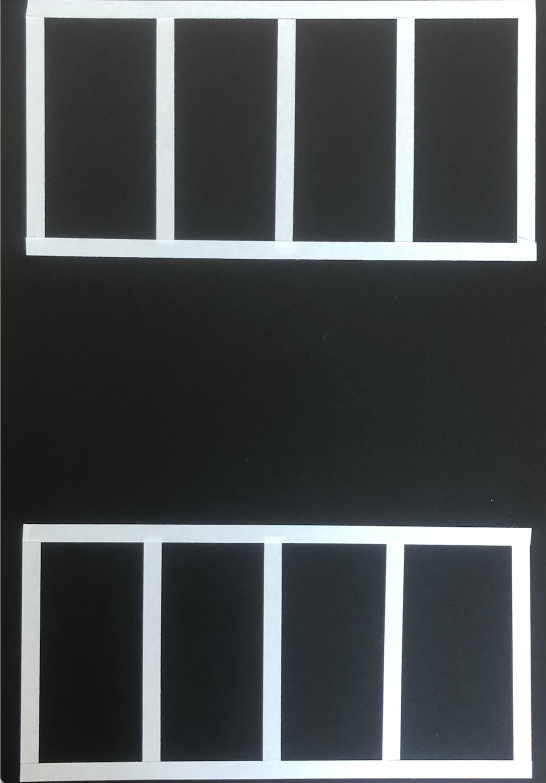
#> input picture 06. Lane Detection/parking.png, 1092 x 1566 px (shown at 1/2 size)
$ python name_card-edge-detection-perspective-transform.py
#> lines starting #> are read from the running program, lines starting #| are printed output that depends on the picture; after the words box and inside, x2 and y2 are one past the last pixel; in counts of white or black regions, pixels touching at a corner belong together; long printed decimals are rounded
#> further down, ori_img is the input picture: shape (1566, 1092, 3); mean B, G, R 81.8, 80.7, 76.7
# 영역 검출을 위한 영상 전처리 (명함 인식)
# https://snakehips.tistory.com/entry/Python-09%EC%A3%BC%EC%B0%A8-%EA%B3%BC%EC%A0%9C-%EC%98%81%EC%97%AD-%EA%B2%80%EC%B6%9C%EC%9D%84-%EC%9C%84%ED%95%9C-%EC%98%81%EC%83%81-%EC%A0%84%EC%B2%98%EB%A6%AC-%EB%AA%85%ED%95%A8-%EC%9D%B8%EC%8B%9D
# https://github.com/dora-the-nightowl/edge-detection/blob/main/edge-detection-perspective-transform.py

import numpy as np
import cv2
import random
from scipy.spatial import distance as dist

def wait():
    wait = cv2.waitKey(0)
#> (key Esc is pressed here)
    while (wait != 32):
        wait = cv2.waitKey(0)
#> (key Esc is pressed here)
        print(wait)


# [34 lines left out: functions mouse_handler, grab_cut, not called in this run]


#에지 검출 : 흑백 -> 가우시안블러링 -> 캐니
def edge_detection(img):
    gray = cv2.cvtColor(img, cv2.COLOR_BGR2GRAY)
    _, gray = cv2.threshold(gray, 120, 255, cv2.THRESH_TOZERO)
    gray = cv2.GaussianBlur(gray, (7, 7), 0)
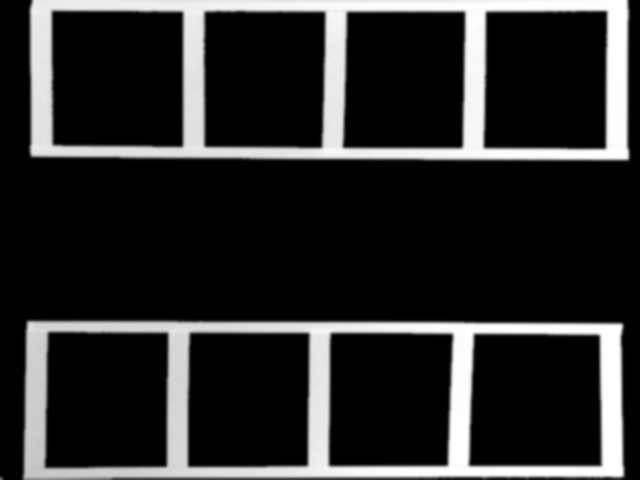
#> gray: shape (480, 640); min 0, max 255, mean 42.5
    gray = cv2.bilateralFilter(gray, 9, 75, 75)
    gray = cv2.edgePreservingFilter(gray, flags=1, sigma_s=45, sigma_r=0.2)
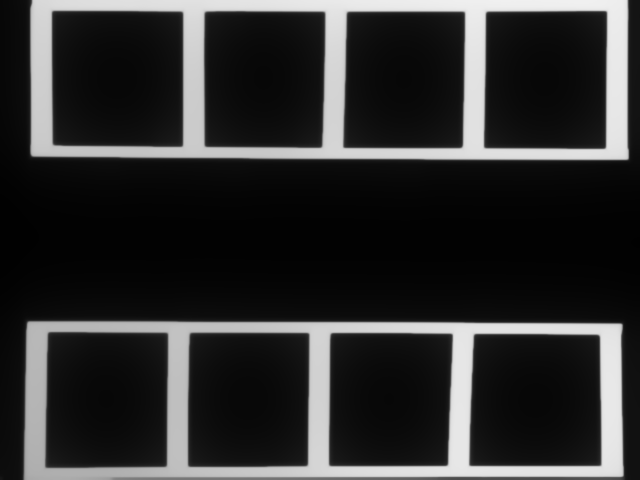
#> gray: shape (480, 640); min 1, max 240, mean 47.4

    edged = cv2.Canny(gray, 75, 200, True)
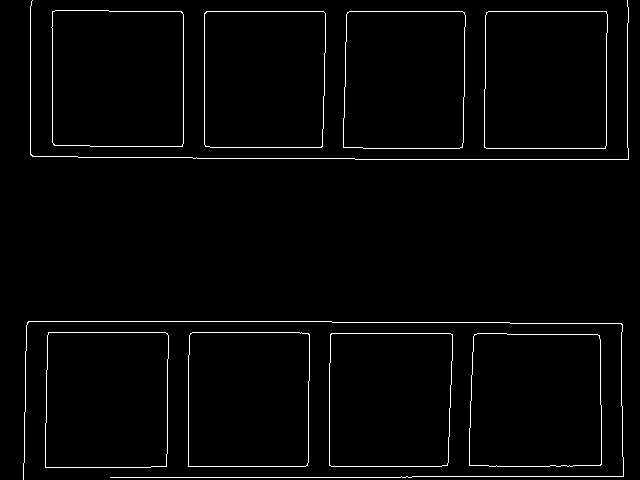
#> edged: shape (480, 640); 2.1% white in thin lines or dots
#> (key Enter is pressed here)
    #cv2.imshow("grayscale", gray)
    #wait()
    cv2.imshow("edged", edged)
    #wait()

    return edged


def contours(edge):
    global checkpnt
    #edged = edge_detection(resize_img)
    (cnts, _) = cv2.findContours(edge.copy(), cv2.RETR_LIST, cv2.CHAIN_APPROX_SIMPLE)  # 계층관계가 필요없기 때문에 contour만 추출
#> cnts = 18 contours, 2 with area under 20; largest, box (x1, y1, x2, y2) and area: (51, 10, 184, 147) 17694, (51, 10, 184, 147) 17690, (469, 333, 602, 467) 17096, (469, 333, 602, 467) 17092, (484, 11, 608, 149) 16646

    cnts = sorted(cnts, key = cv2.contourArea, reverse = True)[:5]  # contourArea : contour가 그린 면적
#> cnts = 5 contours; box (x1, y1, x2, y2) and area: (51, 10, 184, 147) 17694, (51, 10, 184, 147) 17690, (469, 333, 602, 467) 17096, (469, 333, 602, 467) 17092, (484, 11, 608, 149) 16646

    for i in cnts:
        peri = cv2.arcLength(i, True)  # contour가 그리는 길이 반환
        approx = cv2.approxPolyDP(i, 0.02 * peri, True)  # 길이에 2% 정도 오차를 둔다

        if len(approx) == 4:  # 도형을 근사해서 외곽의 꼭짓점이 4개라면 명암의 외곽으로 설정
            screenCnt = approx
            size = len(screenCnt)
            break
        if len(approx) != 4 and checkpnt == 0:  # 사각형이 그려지지 않는다면 grab_cut 실행
            size = 0
            checkpnt += 1
            grab_cut(resize_img)

        if len(approx) != 4 and checkpnt > 0:
            size = 0
#> this loop made 1 pass
#> (peri, screenCnt) on pass 1: (530.1, [[52, 11], [53, 144], [182, 146], [182, 12]])
#> after the loop, checkpnt = 0

    if (size > 0):
        # 2.A 원래 영상에 추출한 4 변을 각각 다른 색 선분으로 표시한다.
        cv2.line(resize_img, tuple(screenCnt[0][0]), tuple(screenCnt[size-1][0]), (255, 0, 0), 3)
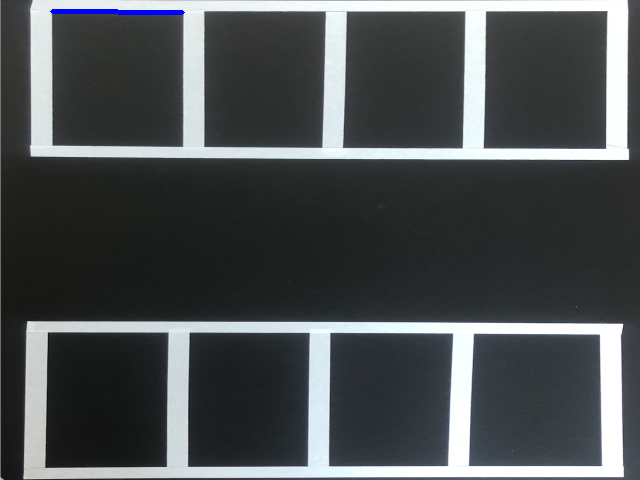
#> resize_img: shape (480, 640, 3); mean B, G, R 82, 80.4, 76.4
        for j in range(size-1):
            color = list(np.random.random(size=3) * 255)
            cv2.line(resize_img, tuple(screenCnt[j][0]), tuple(screenCnt[j+1][0]), color, 3)
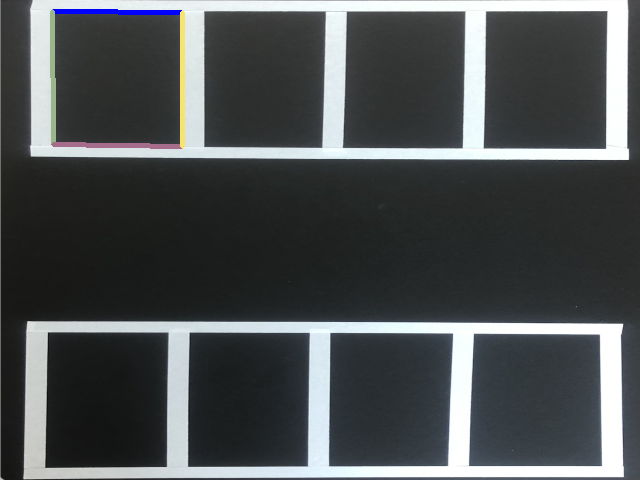
#> resize_img: shape (480, 640, 3); 0.65% of pixels changed, all inside (x1, y1, x2, y2) = (50, 9, 185, 149)

        #for i in screenCnt: #이렇게 하면 네 변을 다른 색으로 표현 불가능(네 변이 모두 다 똑같은 색으로 나온다.)
            #color = list(np.random.random(size=3) * 256)
            #cv2.drawContours(resize_img, [screenCnt], -1,color, 3)

        # 2.B 추출된 선분(좌, 우, 상, 하)의 기울기, y절편, 양끝점의 좌표를 각각 출력
        axis = np.zeros(4)

        # [5 lines of commented-out code are left out]

        axis[3] = (screenCnt[3][0][1] - screenCnt[0][0][1]) / (screenCnt[3][0][0] - screenCnt[0][0][0])
        for k in range(3):
            axis[k] = (screenCnt[k][0][1] - screenCnt[k+1][0][1]) / (screenCnt[k][0][0] - screenCnt[k+1][0][0])
#> after the loop, axis = [133, 0.0155, inf, 0.00769]

        left_axis = axis[0] #좌 기울기
#> left_axis = 133
        down_axis = axis[1] #하 기울기
#> down_axis = 0.0155
        right_axis = axis[2] #우 기울기
#> right_axis = inf
        upper_axis = axis[3] #상 기울기
#> upper_axis = 0.00769

        print("(2.B) 순서대로 좌, 우, 상, 하 선분의 기울기")
        print(left_axis, right_axis, upper_axis, down_axis)
#| 133.0 inf 0.007692 0.0155
        print("\n")

        # y = ax + b 에서 x = 0일때의 b가 y절편 / 기울기를 알고 두 좌표를 알 때의 방정식 : y - y1 = (y2 - y1)/(x2 - x1) * (x - x1)
        #좌 선분의 y절편
        #left_y - screenCnt[1][0][1] = left_axis * (left_x - screenCnt[1][0][0])
        #left_y = (left_axis * left_x) - (left_axis * screenCnt[1][0][0]) + screenCnt[1][0][1]
        #따라서 left_y = screenCnt[1][0][1] - (left_axis * screenCnt[1][0][0])
        left_y = screenCnt[1][0][1] - (left_axis * screenCnt[1][0][0]) #좌 y절편
#> left_y = -6905

        #우 선분의 y절편
        #right_y - screenCnt[3][0][1] = right_axis * (right_x - screenCnt[3][0][0])
        #right_y = (right_axis * right_x) - (right_axis * screenCnt[3][0][0]) + screenCnt[3][0][1]
        #따라서 right_y = screenCnt[3][0][1] - (right_axis * screenCnt[3][0][0])
        right_y = screenCnt[3][0][1] - (right_axis * screenCnt[3][0][0]) #우 y절편
#> right_y = -inf

        #상 선분의 y절편
        #upper_y - screenCnt[0][0][1] = upper_axis * (upper_x - screenCnt[0][0][0])
        #upper_y = (upper_axis * upper_x) - (upper_axis * screenCnt[0][0][0]) + screenCnt[0][0][1]
        #따라서 upper_y = screenCnt[0][0][1] - (upper_axis * screenCnt[0][0][0])
        upper_y = screenCnt[0][0][1] - (upper_axis * screenCnt[0][0][0]) #상 y절편
#> upper_y = 10.6

        #하 선분의 y절편
        #donw_y - screenCnt[2][0][1] = down_axis * (down_x - screenCnt[2][0][0])
        #down_y = (down_axis * down_x) - (down_axis * screenCnt[2][0][0]) + screenCnt[2][0][1]
        #따라서 down_y = screenCnt[2][0][1] - (down_axis * screenCnt[2][0][0])
        down_y = screenCnt[2][0][1] - (down_axis * screenCnt[2][0][0]) #하 y절편
#> down_y = 143.2

        print("(2.B) 순서대로 좌, 우, 상, 하 선분의 y절편")
        print(left_y, right_y, upper_y, down_y)
#| -6905.0 -inf 10.6 143.178
        print("\n")

        #양끝점의 좌표
        print("(2.B) 순서대로 좌, 우, 상, 하 선분의 양 끝점")
        print((screenCnt[0][0][0], screenCnt[0][0][1]), (screenCnt[1][0][0], screenCnt[1][0][1])) #좌 선분의 양 끝점
#| (52, 11) (53, 144)
        print((screenCnt[2][0][0], screenCnt[2][0][1]), (screenCnt[3][0][0], screenCnt[3][0][1])) #우 성분의 양 끝점
#| (182, 146) (182, 12)
        print((screenCnt[0][0][0], screenCnt[0][0][1]), (screenCnt[3][0][0], screenCnt[3][0][1])) #상 성분의 양 끝점
#| (52, 11) (182, 12)
        print((screenCnt[1][0][0], screenCnt[1][0][1]), (screenCnt[2][0][0], screenCnt[2][0][1])) #하 성분의 양 끝점
#| (53, 144) (182, 146)
        print("\n")

        # 3.B 네 꼭짓점을 각각 다른 색 점으로 표시한다.
        cv2.drawContours(resize_img, screenCnt, 0, (0, 0, 0), 15) #검
        cv2.drawContours(resize_img, screenCnt, 1, (255, 0, 0), 15) #파
        cv2.drawContours(resize_img, screenCnt, 2, (0, 255, 0), 15) #녹
        cv2.drawContours(resize_img, screenCnt, 3, (0, 0, 255), 15) #적
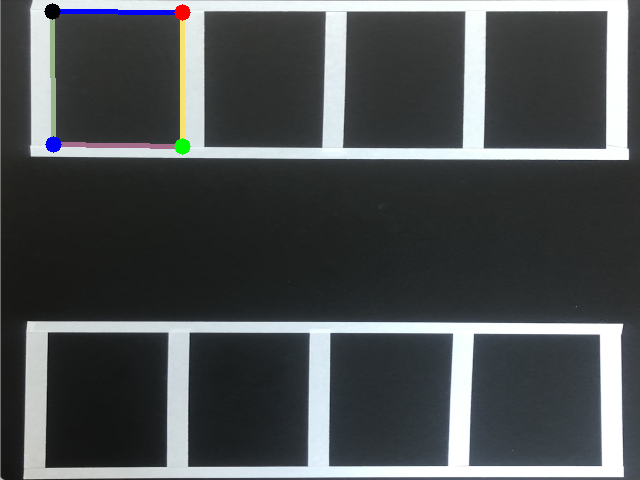
#> resize_img: shape (480, 640, 3); mean B, G, R 81.7, 80.4, 76.5

        cv2.imshow("With_Color_Image", resize_img)

        # 3.C  네 꼭지점(좌상, 좌하, 우상, 우하)의 좌표를 출력한다.
        vertex = solving_vertex(screenCnt.reshape(4,2))
        #(topLeft, bottomLeft, topRight, bottomRight) = vertex

        print("(3.C) 순서대로 좌상, 좌하, 우상, 우하의 꼭짓점 좌표")
        print(vertex)


# [78 lines left out: functions contoursGrab, order_dots, transformationGrab, not called in this run]


def solving_vertex(pts):
    points = np.zeros((4,2), dtype= "uint32") #x,y쌍이 4개 쌍이기 때문

    #원점 (0,0)은 맨 왼쪽 상단에 있으므로, x+y의 값이 제일 작으면 좌상의 꼭짓점 / x+y의 값이 제일 크면 우하의 꼭짓점
    s = pts.sum(axis = 1)
#> s = [63, 197, 328, 194]
    points[0] = pts[np.argmin(s)] #좌상
    points[3] = pts[np.argmax(s)] #우하

    #원점 (0,0)은 맨 왼쪽 상단에 있으므로, y-x의 값이 가장 작으면 우상의 꼭짓점 / y-x의 값이 가장 크면 좌하의 꼭짓점
    diff = np.diff(pts, axis = 1)
#> diff = [-41, 91, -36, -170]
#> in contours, `vertex = solving_vertex(screenCnt.reshape(4,2))`: vertex = [[52, 11], [53, 144], [182, 12], [182, 146]]
#| [[ 52  11]
#|  [ 53 144]
#|  [182  12]
#|  [182 146]]
    points[2] = pts[np.argmin(diff)] #우상
    points[1] = pts[np.argmax(diff)] #좌하

    src.append(points[0])
    src.append(points[1])
    src.append(points[2])
    src.append(points[3])

    return points


def transformation():
    #print(src)
    src_np = np.array(src, dtype=np.float32)
    #print(src_np)

    dst_np = np.array([
        [0, 0],
        [0, 480],
        [640, 0],
        [640, 480]
    ], dtype=np.float32)

    M = cv2.getPerspectiveTransform(src=src_np, dst=dst_np)
#> M = [[4.97, -0.0374, -258.2], [-0.0276, 3.59, -38.06], [5.93e-05, -5.84e-05, 1]]

    result = cv2.warpPerspective(resize_img, M=M, dsize=(640, 480))
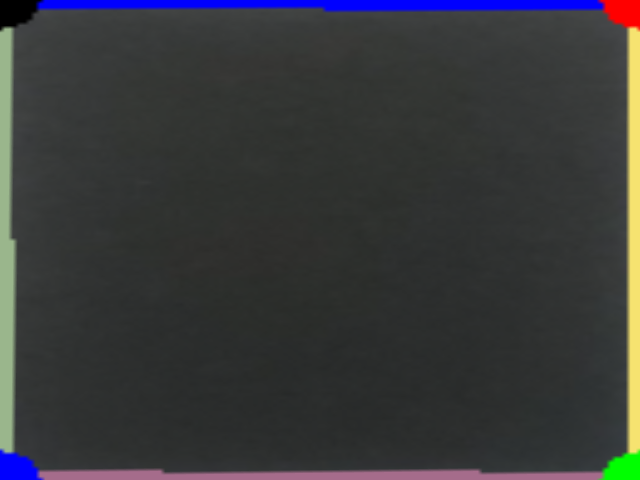
#> result: shape (480, 640, 3); mean B, G, R 58.3, 57, 55.7

    cv2.imshow("result", result)


class Point:
    def __init__(self, x, y):
        self.x = x
        self.y = y

    def __str__(self):
        return f"[{self.x} {self.y}]"


# y절편 구하기
# [23 lines left out: functions get_intercepts, get_slopes, not called in this run]


if __name__ == "__main__":
    filename = 'parking.png'
    ori_img = cv2.imread(filename)
    resize_img = cv2.resize(ori_img, dsize=(640, 480), interpolation=cv2.INTER_AREA)  # 원래 사진이 4000x3000 이라서 사이즈 조절하였음.

    global checkpnt
    global new_contour
    checkpnt = 0
    src = []  # 명함 영역 꼭지점의 좌표
    # [4 lines of commented-out code are left out]
    cv2.imshow('original_img', resize_img)
    wait()
    edged = edge_detection(resize_img)
    wait()
    contours(edged)
    wait()
    if checkpnt == 0:
        transformation()
        print("checkpoint : 0")
    else:
        pts = new_contour
        transformationGrab(resize_img, pts)
        dots = order_dots(pts)
        a, b, c, d = dots
        print("2-B	추출된 네변(선분), (즉, 좌, 우, 상, 하단 )의 기울기, y 절편, 양끝점의 좌표을 각각 출력할 것.\n")
        print("기울기 :")
        print(get_slopes(dots))
        print("\n")
        print("y절편 :")
        print(get_intercepts(dots))
        print("\n")
        print("양끝점 :")
        print(a, c)
        print(b, d)
        print(a, b)
        print(c, d)

        print("\n")
        print("3-C.	네 꼭지점(좌상, 좌하, 우상, 우하 코너)의 좌표를 출력한다")
        print(a)
        print(b)
        print(c)
        print(d)

    cv2.waitKey(0)

$ run again, with 06. Lane Detection/capture.png copied over 06. Lane Detection/parking.png
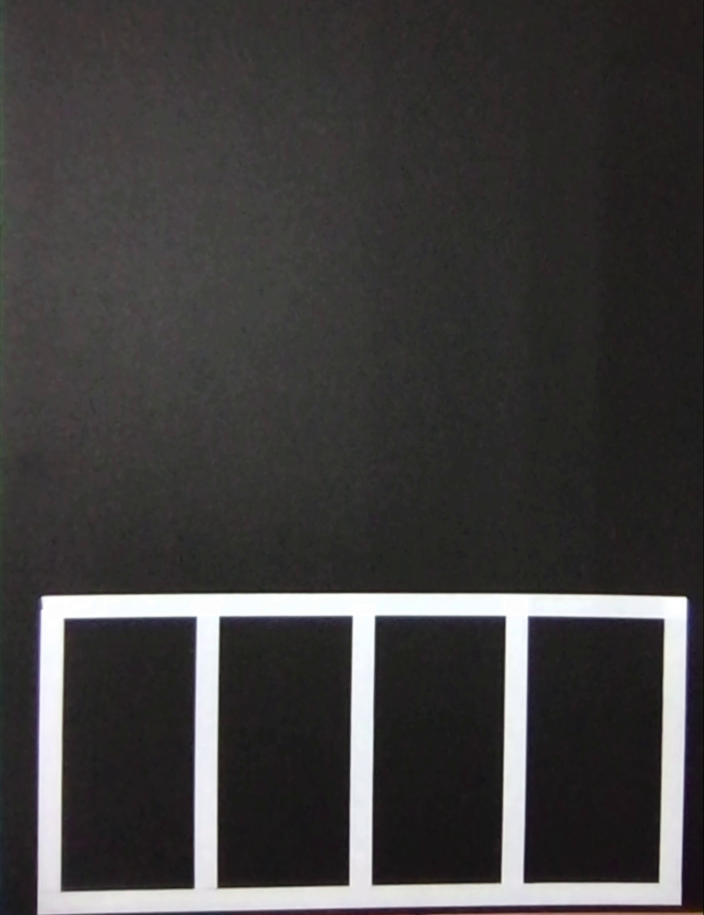
#> input picture 06. Lane Detection/capture.png, 1408 x 1830 px (shown at 1/2 size)
#> ori_img is the input picture: shape (1830, 1408, 3); mean B, G, R 61.2, 61.3, 63.3
#> edged: shape (480, 640); 1.1% white in thin lines or dots, all inside (x1, y1, x2, y2) = (34, 311, 625, 480)
#> in contours, `(cnts, _) = cv2.findContours(edge.copy(), cv2.RETR_LIST, cv2.CHAIN_APP..`: cnts = 9 contours, 1 with area under 20; largest, box (x1, y1, x2, y2) and area: (55, 323, 179, 468) 17372, (55, 323, 179, 468) 17368, (476, 323, 604, 464) 17307, (476, 323, 604, 464) 17305, (197, 323, 321, 467) 17212, (197, 323, 321, 467) 17206, (338, 322, 460, 465) 16814, (338, 322, 460, 465) 16810
#> in contours, `cnts = sorted(cnts, key = cv2.contourArea, reverse = True)[:5]`: cnts = 5 contours; box (x1, y1, x2, y2) and area: (55, 323, 179, 468) 17372, (55, 323, 179, 468) 17368, (476, 323, 604, 464) 17307, (476, 323, 604, 464) 17305, (197, 323, 321, 467) 17212
#> the loop in contours, `for i in cnts:` made 1 pass
#> (peri, screenCnt) on pass 1: (526.4, [[59, 325], [56, 467], [176, 465], [178, 325]])
#> after the loop in contours, `for i in cnts:`: checkpnt = 0
#> after the loop in contours, `for j in range(size-1):`:
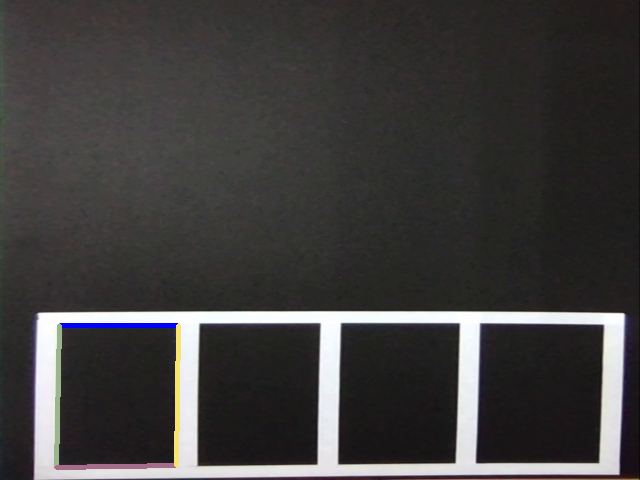
#> resize_img: shape (480, 640, 3); mean B, G, R 61.6, 61.6, 63.6
#> after the loop in contours, `for k in range(3):`: axis = [-47.33, -0.0167, -70, 0]
#> left_axis = -47.33
#> down_axis = -0.0167
#> right_axis = -70
#> upper_axis = 0
#| -47.333 -70.0 0.0 -0.01667
#> left_y = 3117.7
#> right_y = 12785
#> upper_y = 325
#> down_y = 467.9
#| 3117.667 12785.0 325.0 467.933
#| (59, 325) (56, 467)
#| (176, 465) (178, 325)
#| (59, 325) (178, 325)
#| (56, 467) (176, 465)
#> s = [384, 523, 641, 503]
#> diff = [266, 411, 289, 147]
#> vertex = [[59, 325], [56, 467], [178, 325], [176, 465]]
#| [[ 59 325]
#|  [ 56 467]
#|  [178 325]
#|  [176 465]]
#> M = [[5.36, 0.113, -353.2], [1.28e-15, 3.45, -1119.8], [-0.000119, 5.56e-05, 1]]
#> in transformation, `result = cv2.warpPerspective(resize_img, M=M, dsize=(640, 480))`:
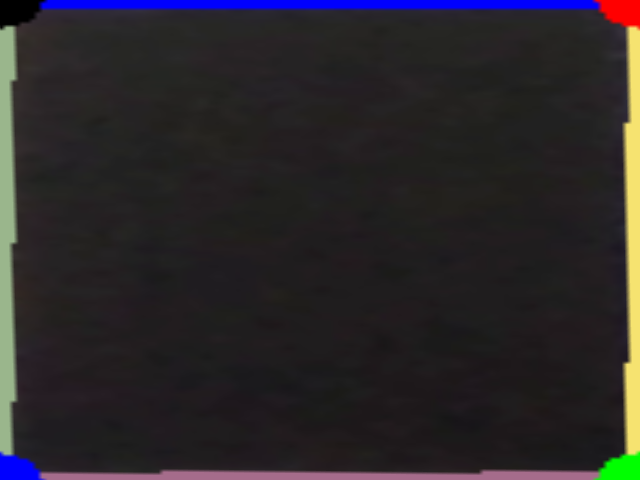
#> result: shape (480, 640, 3); mean B, G, R 41.4, 38.7, 42
